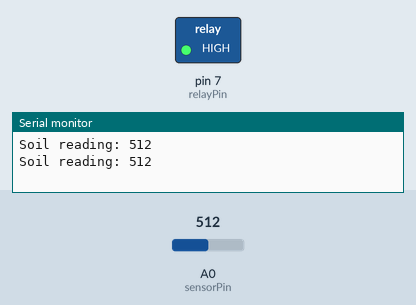
Recording of a sketch running on a simulated Arduino Uno, built with avr-gcc and run on an emulated ATmega328P. Shown: switched loads named in the sketch (green lamp = pin HIGH), the last lines printed to the serial monitor. The inputs (shaded band) are chosen by the test bench; at power-on: A0 (sensorPin) = 512.

Above: at 1.8 s.
1.9 s: A0 (sensorPin) set to 589
3.4 s: A0 (sensorPin) set to 608
At 5.2 s:
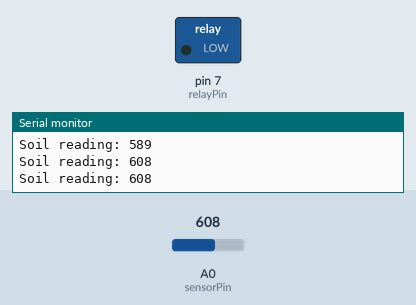
5.5 s: A0 (sensorPin) set to 590
At 7.0 s:
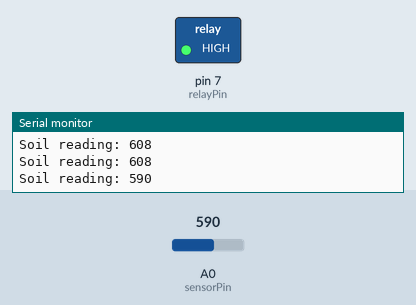
7.5 s: A0 (sensorPin) set to 610
At 8.5 s:
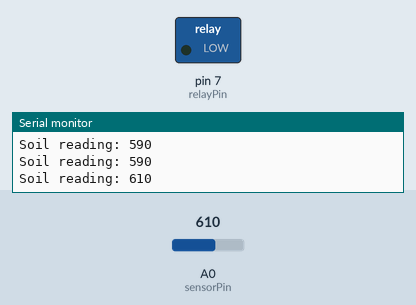
Timing chart, 0 to 10.5 s (numbered marks = the images above; inputs shaded):
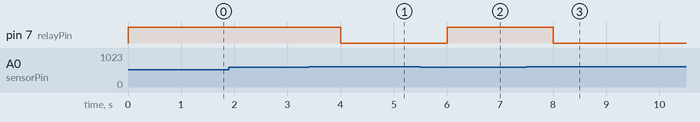

Measured:
- the behaviour switches between 600 and 601 on A0 (sensorPin) (found by bisection; images 0 and 1)
- after the input at 3.4 s, pin 7 (relayPin): HIGH → LOW after 0.60 s
- after the input at 5.5 s, pin 7 (relayPin): LOW → HIGH after 0.50 s
- after the input at 7.5 s, pin 7 (relayPin): HIGH → LOW after 0.50 s

The sketch:

Smart_Plant_Watering_System.ino
```cpp
const int sensorPin = A0;
const int relayPin = 7;

int threshold = 600;

void setup() {
  Serial.begin(9600);
  pinMode(relayPin, OUTPUT);

  // Many relay modules are active LOW
  digitalWrite(relayPin, HIGH); // Pump OFF
}

void loop() {
  int moisture = analogRead(sensorPin);

  Serial.print("Soil reading: ");
  Serial.println(moisture);

  if (moisture > threshold) {
    digitalWrite(relayPin, LOW);  // Pump ON
  } else {
    digitalWrite(relayPin, HIGH); // Pump OFF
  }

  delay(1000);
}
```
